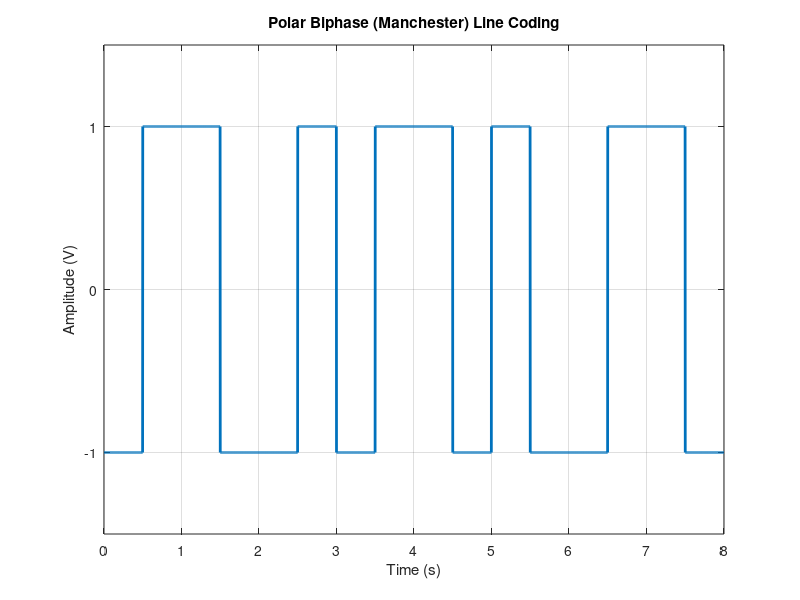

MATLAB code for this plot:
clc;
clear;

% Input binary data
data = [1 0 1 1 0 0 1 0];

% Bit and sampling parameters
bit_duration = 1;     % seconds
fs = 500;             % samples per second
N = length(data);
samples_per_bit = fs * bit_duration;
half_samples = samples_per_bit / 2;

% Time vector for full signal
time = 0:1/fs:(N*bit_duration) - 1/fs;

% Initialize Manchester waveform
manchester = [];

for i = 1:N
    if data(i) == 0
        % Bit 0: High to Low
        bit_wave = [ones(1, half_samples), -ones(1, half_samples)];
    else
        % Bit 1: Low to High
        bit_wave = [-ones(1, half_samples), ones(1, half_samples)];
    end
    manchester = [manchester bit_wave];
end

% Plot Manchester waveform
figure;
plot(time, manchester, 'LineWidth', 2);
axis([0 N*bit_duration -1.5 1.5]);
grid on;
xlabel('Time (s)');
ylabel('Amplitude (V)');
title('Polar Biphase (Manchester) Line Coding');
xticks(0:bit_duration:N);
yticks([-1 0 1]);
